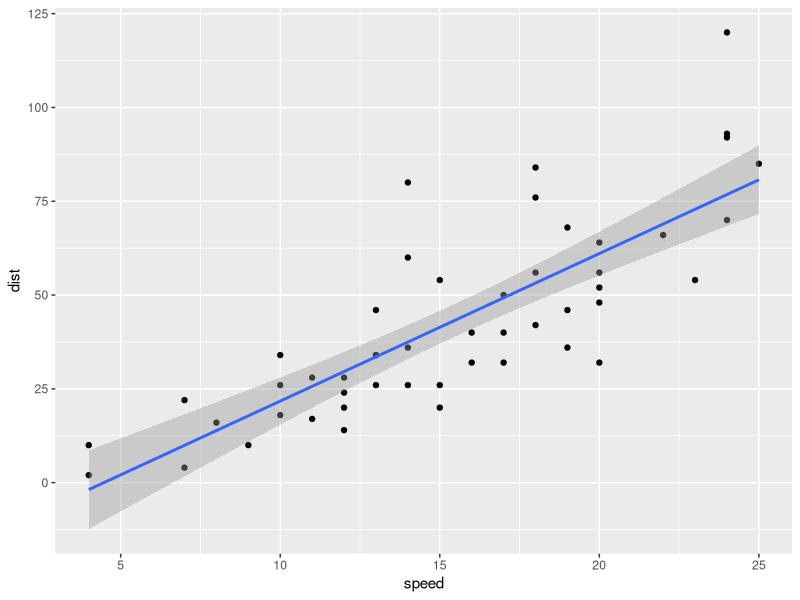
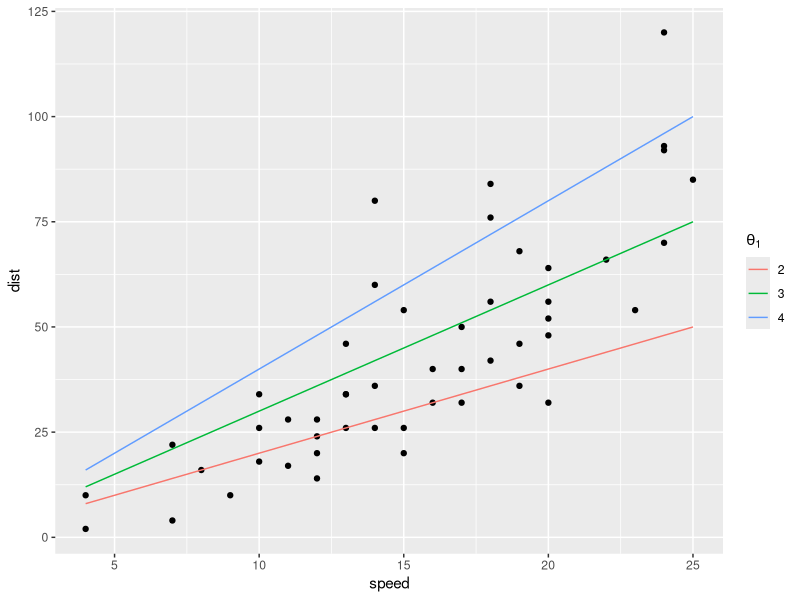
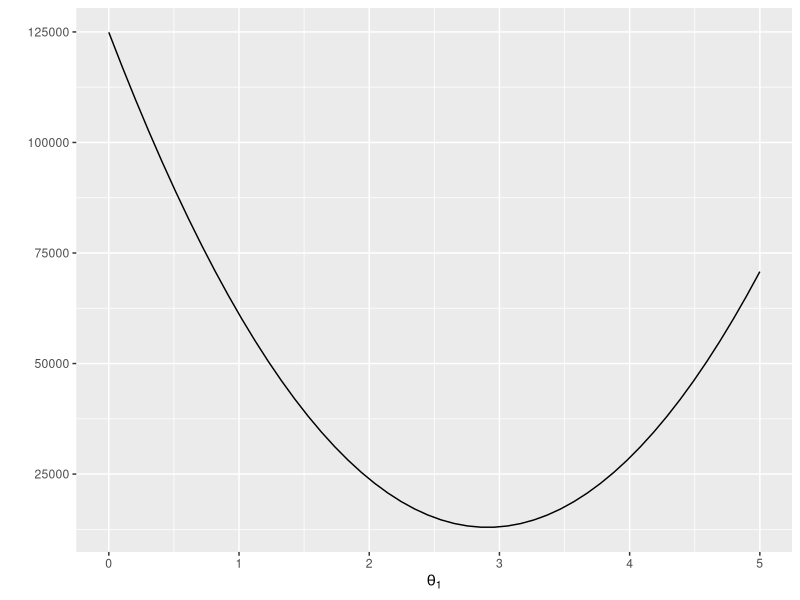
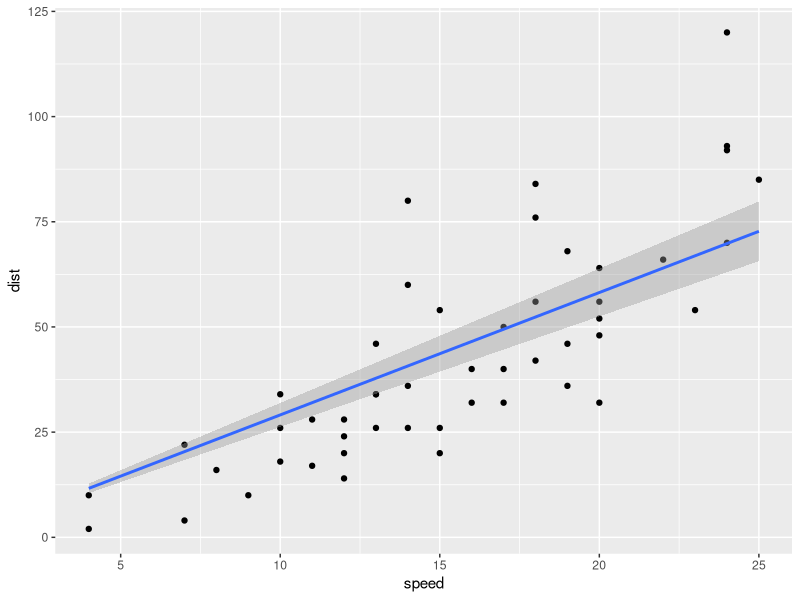
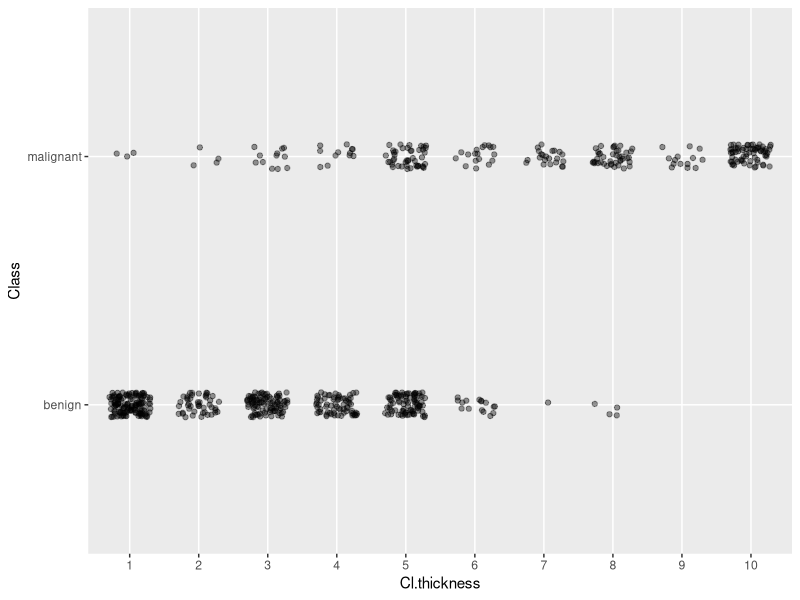
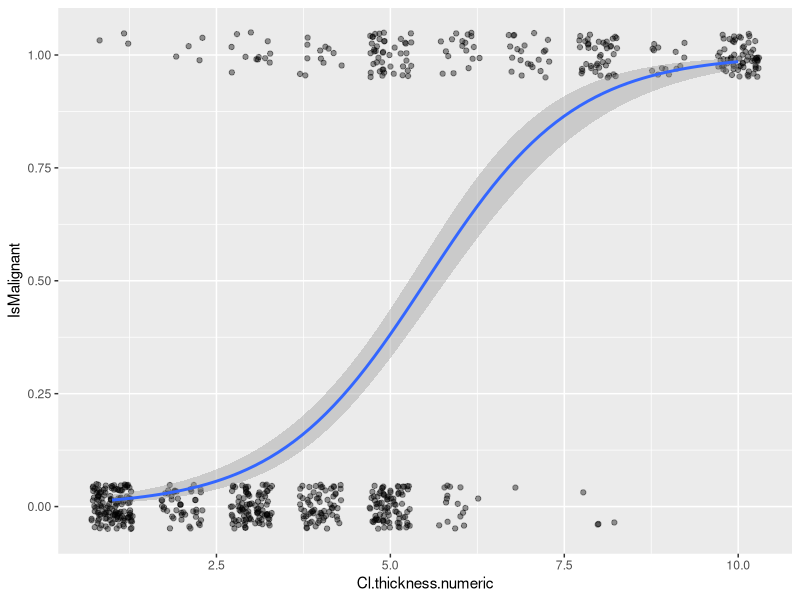
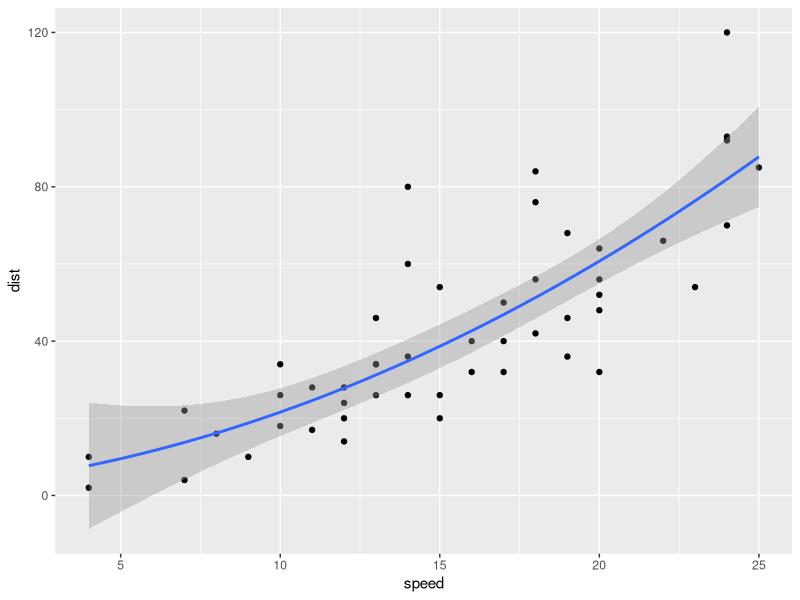
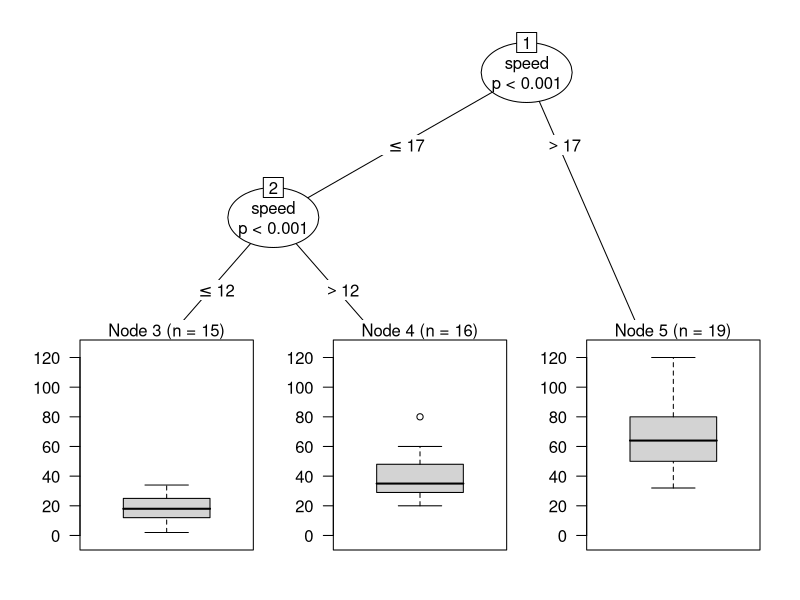

R code for these plots, in order:
## ------------------------------------------------------------------------
library(tidyverse)
cars %>% head

## ----dist-vs-speed,"Plot of breaking distance versus speed for cars."----
cars %>% ggplot(aes(x = speed, y = dist)) +
  geom_point() +
  geom_smooth(method = "lm")

## ------------------------------------------------------------------------
cars %>% lm(dist ~ speed, data = .) %>% summary

## ------------------------------------------------------------------------
cars %>% lm(dist ~ speed, data = .) %>% coefficients
cars %>% lm(dist ~ speed, data = .) %>% confint

## ----lin-regr "Prediction lines for different choices of parameters."----
# run the code together 
predict_dist <- function(speed, theta_1) 
  data.frame(speed = speed, 
             dist = theta_1 * speed, 
             theta = as.factor(theta_1))

cars %>% ggplot(aes(x = speed, y = dist, colour = theta)) +
  geom_point(colour = "black") +
  geom_line(data = predict_dist(cars$speed, 2)) +
  geom_line(data = predict_dist(cars$speed, 3)) +
  geom_line(data = predict_dist(cars$speed, 4)) +
  scale_color_discrete(name=expression(theta[1]))

## ----lin-regress  "Error values for different choices of parameters."----
thetas <- seq(0, 5, length.out = 50)
fitting_error <- Vectorize(function(theta) 
  sum((theta * cars$speed - cars$dist)**2)
)

data.frame(thetas = thetas, errors = fitting_error(thetas)) %>%
  ggplot(aes(x = thetas, y = errors)) +
  geom_line() +
  xlab(expression(theta[1])) + ylab("")

## ------------------------------------------------------------------------
# no intercept ?
cars %>% lm(dist ~ speed - 1, data = .) %>% coefficients

## ----lin-regress-best-    "Best regression line going through (0,0)."----
cars %>% ggplot(aes(x = speed, y = dist)) +
  geom_point() +
  geom_smooth(method = "lm", formula = y ~ x - 1)

## ------------------------------------------------------------------------
library(mlbench)
data("BreastCancer")
BreastCancer %>% head

## ----breast_cancer_data, fig.cap="Breast cancer class versus clump thickness"----
BreastCancer %>% 
  ggplot(aes(x = Cl.thickness, y = Class)) +
  geom_jitter(height = 0.05, width = 0.3, alpha=0.4)

## ----breast_cancer   "Logistic regression fit to breast cancer data."----
BreastCancer %>% 
  mutate(Cl.thickness.numeric = 
                as.numeric(as.character(Cl.thickness))) %>%
  mutate(IsMalignant = ifelse(Class == "benign", 0, 1)) %>%
  ggplot(aes(x = Cl.thickness.numeric, y = IsMalignant)) +
  geom_jitter(height = 0.05, width = 0.3, alpha=0.4) +
  geom_smooth(method = "glm", 
              method.args = list(family = "binomial"))

## ---- warnings=FALSE-----------------------------------------------------
BreastCancer %>% 
  mutate(Cl.thickness.numeric = 
                as.numeric(as.character(Cl.thickness))) %>%
  mutate(IsMalignant = ifelse(Class == "benign", 0, 1)) %>%
  glm(IsMalignant ~ Cl.thickness.numeric, 
      family = "binomial",
      data = .) 

## ------------------------------------------------------------------------
cars %>%
  model.matrix(dist ~ speed, data = .) %>%
  head(5)

## ------------------------------------------------------------------------
cars %>%
  model.matrix(dist ~ speed - 1, data = .) %>%
  head(5)

## ------------------------------------------------------------------------
BreastCancer %>%
  mutate(Cl.thickness.numeric =
           as.numeric(as.character(Cl.thickness)),
         Cell.size.numeric =
           as.numeric(as.character(Cell.size))) %>%
  mutate(IsMalignant = ifelse(Class == "benign", 0, 1)) %>%
  model.matrix(IsMalignant ~ Cl.thickness.numeric + Cell.size.numeric,
               data = .) %>%
  head(5)

## ------------------------------------------------------------------------
BreastCancer %>%
  mutate(Cl.thickness.numeric =
           as.numeric(as.character(Cl.thickness)),
         Cell.size.numeric =
           as.numeric(as.character(Cell.size))) %>%
  mutate(IsMalignant = ifelse(Class == "benign", 0, 1)) %>%
  glm(IsMalignant ~ Cl.thickness.numeric + Cell.size.numeric,
      family = "binomial", 
      data = .)

## ------------------------------------------------------------------------
BreastCancer %>%
  mutate(IsMalignant = ifelse(Class == "benign", 0, 1)) %>%
  model.matrix(IsMalignant ~ Bare.nuclei, data = .) %>%
  head(5)

## ------------------------------------------------------------------------
BreastCancer %>%
  mutate(IsMalignant = ifelse(Class == "benign", 0, 1)) %>%
  model.matrix(IsMalignant ~ Cl.thickness, data = .) %>%
  head(5)

## ------------------------------------------------------------------------
BreastCancer %>%
  mutate(Cl.thickness.numeric =
           as.numeric(as.character(Cl.thickness)),
         Cell.size.numeric =
           as.numeric(as.character(Cell.size))) %>%
  mutate(IsMalignant = ifelse(Class == "benign", 0, 1)) %>%
  model.matrix(IsMalignant ~ Cl.thickness.numeric * Cell.size.numeric,
               data = .) %>%
  head(5)

## ------------------------------------------------------------------------
BreastCancer %>%
  mutate(Cl.thickness.numeric =
           as.numeric(as.character(Cl.thickness))) %>%
  mutate(IsMalignant = ifelse(Class == "benign", 0, 1)) %>%
  model.matrix(IsMalignant ~ Cl.thickness.numeric * Bare.nuclei, data = .) %>%
  head(3)

## ------------------------------------------------------------------------
BreastCancer %>%
  mutate(Cl.thickness.numeric =
           as.numeric(as.character(Cl.thickness))) %>%
  mutate(IsMalignant = ifelse(Class == "benign", 0, 1)) %>%
  model.matrix(IsMalignant ~ Cl.thickness.numeric : Bare.nuclei, data = .) %>%
  head(3)

## ------------------------------------------------------------------------
cars %>%
  model.matrix(dist ~ speed + speed^2, data = .) %>%
  head

## ------------------------------------------------------------------------
# need I()
cars %>%
  model.matrix(dist ~ speed + I(speed^2), data = .) %>%
  head

## ------------------------------------------------------------------------
cars %>% lm(dist ~ speed + I(speed^2), data = .) %>%
  summary

## ----polynomial-cars, fig.cap="The cars data fitted to a second degree polynomial."----
cars %>% ggplot(aes(x = speed, y = dist)) +
  geom_point() +
  geom_smooth(method = "lm", formula = y ~ x + I(x^2))

## ------------------------------------------------------------------------
line <- cars %>% lm(dist ~ speed, data = .)
poly <- cars %>% lm(dist ~ speed + I(speed^2), data = .)

predict(line, cars) %>% head
predict(poly, cars) %>% head

## ------------------------------------------------------------------------
rmse <- function(x,t) sqrt(mean(sum((t - x)^2)))

rmse(predict(line, cars), cars$dist)
rmse(predict(poly, cars), cars$dist)

## ------------------------------------------------------------------------
training_data <- cars[1:25,]
test_data <- cars[26:50,]

line <- training_data %>% lm(dist ~ speed, data = .)
poly <- training_data %>% lm(dist ~ speed + I(speed^2), data = .)

rmse(predict(line, test_data), test_data$dist)
rmse(predict(poly, test_data), test_data$dist)

## ------------------------------------------------------------------------
sampled_cars <- cars %>%
  mutate(training = sample(0:1, nrow(cars), replace = TRUE))

sampled_cars %>% head

## ------------------------------------------------------------------------
training_data <- sampled_cars %>% filter(training == 1)
test_data <- sampled_cars %>% filter(training == 0)

training_data %>% head
test_data %>% head

## ------------------------------------------------------------------------
line <- training_data %>% lm(dist ~ speed, data = .)
poly <- training_data %>% lm(dist ~ speed + I(speed^2), data = .)

rmse(predict(line, test_data), test_data$dist)
rmse(predict(poly, test_data), test_data$dist)

## ------------------------------------------------------------------------
formatted_data <- BreastCancer %>%
  mutate(Cl.thickness.numeric =
           as.numeric(as.character(Cl.thickness)),
         Cell.size.numeric =
           as.numeric(as.character(Cell.size))) %>%
  mutate(IsMalignant = ifelse(Class == "benign", 0, 1)) 

fitted_model <- formatted_data %>%
  glm(IsMalignant ~ Cl.thickness.numeric + Cell.size.numeric, 
      family = "binomial",
      data = .)

## ------------------------------------------------------------------------
predict(fitted_model, formatted_data, type = "response") %>% head

## ------------------------------------------------------------------------
classify <- function(probability) ifelse(probability < 0.5, 0, 1)
classified_malignant <- classify(predict(fitted_model, formatted_data))

## ------------------------------------------------------------------------
table(formatted_data$IsMalignant, classified_malignant)

## ------------------------------------------------------------------------
table(formatted_data$IsMalignant, classified_malignant,
      dnn=c("Data", "Predictions"))

## ------------------------------------------------------------------------
classify <- function(probability){
  ifelse(probability < 0.5, "benign", "malignant")
}
classified <- classify(predict(fitted_model, formatted_data))

table(formatted_data$Class, classified,
      dnn=c("Data", "Predictions"))

## ------------------------------------------------------------------------
confusion_matrix <- table(formatted_data$Class, classified,
                          dnn=c("Data", "Predictions"))

(accuracy <- sum(diag(confusion_matrix))/sum(confusion_matrix))

## ------------------------------------------------------------------------
table(BreastCancer$Class)

## ------------------------------------------------------------------------
tbl <- table(BreastCancer$Class)
tbl["benign"] / sum(tbl)

## ------------------------------------------------------------------------
table(BreastCancer$Class, sample(BreastCancer$Class))

## ------------------------------------------------------------------------
accuracy <- function(confusion_matrix){
  sum(diag(confusion_matrix))/sum(confusion_matrix)
}
replicate(8, accuracy(table(BreastCancer$Class, 
                            sample(BreastCancer$Class))))

## ------------------------------------------------------------------------
(specificity <- confusion_matrix[1,1]/
  (confusion_matrix[1,1] + confusion_matrix[1,2]))

## ------------------------------------------------------------------------
(sensitivity <- confusion_matrix[2,2]/
  (confusion_matrix[2,1] + confusion_matrix[2,2]))

## ------------------------------------------------------------------------
specificity <- function(confusion_matrix){
  confusion_matrix[1,1]/(confusion_matrix[1,1]+confusion_matrix[1,2])
}
sensitivity <- function(confusion_matrix){ 
  confusion_matrix[2,2]/(confusion_matrix[2,1]+confusion_matrix[2,2])
}
prediction_summary <- function(confusion_matrix){ 
  c("accuracy" = accuracy(confusion_matrix),
    "specificity" = specificity(confusion_matrix),
    "sensitivity" = sensitivity(confusion_matrix))
}
random_prediction_summary <- function(){
  prediction_summary(table(BreastCancer$Class,
                           sample(BreastCancer$Class)))
}
replicate(3, random_prediction_summary())

## ------------------------------------------------------------------------
confusion_matrix[2,1] / sum(confusion_matrix[,1])

## ------------------------------------------------------------------------
confusion_matrix[1,1] / sum(confusion_matrix[,1])

## ------------------------------------------------------------------------
confusion_matrix[2,2] / sum(confusion_matrix[,2])
confusion_matrix[1,2] / sum(confusion_matrix[,2])

## ------------------------------------------------------------------------
permuted_cars <- cars[sample(1:nrow(cars)),]
permuted_cars %>% head(3)

## ------------------------------------------------------------------------
permute_rows <- function(df) df[sample(1:nrow(df)),]

## ------------------------------------------------------------------------
permuted_cars <- cars %>% permute_rows

## ------------------------------------------------------------------------
group_data <- function(df, n) {
  groups <- rep(1:n, each = nrow(df)/n)
  split(df, groups)
}

## ------------------------------------------------------------------------
cars %>% permute_rows %>% group_data(5) %>% head(1)

## ------------------------------------------------------------------------
grouped_cars <- cars %>% permute_rows %>% group_data(5)
grouped_cars[[1]] # need a random seed ?

## ------------------------------------------------------------------------
grouped_cars[1]

## ------------------------------------------------------------------------
grouped_cars[[1]] %>%
  lm(dist ~ speed, data = .) %>%
  .$coefficients

## ------------------------------------------------------------------------
estimates <- grouped_cars[[1]] %>%
  lm(dist ~ speed, data = .) %>%
  .$coefficients

# linear model on each group
for (i in 2:length(grouped_cars)) {
  group_estimates <- grouped_cars[[i]] %>%
    lm(dist ~ speed, data = .) %>%
    .$coefficients
  estimates <- rbind(estimates, group_estimates)
}

estimates

## ---- echo=FALSE, warning=FALSE------------------------------------------
suppressPackageStartupMessages(library(purrr, quietly = TRUE))

## ------------------------------------------------------------------------
estimates <- grouped_cars %>% 
  map(. %>% lm(dist ~ speed, data = .) %>% .$coefficients)

estimates # equivalent to 'for loops'

## ------------------------------------------------------------------------
estimates <- grouped_cars %>% 
  map(. %>% lm(dist ~ speed, data = .) %>% .$coefficients) %>%
  do.call("rbind", .)

estimates

## ------------------------------------------------------------------------
cross_validation_groups <- function(grouped_df) {
  result <- vector(mode = "list", length = length(grouped_df))
  for (i in seq_along(grouped_df)) {
    result[[i]] <- grouped_df[-i] %>% do.call("rbind", .)
  }
  result
}

## ------------------------------------------------------------------------
cars %>% 
  permute_rows %>% 
  group_data(5) %>% 
  cross_validation_groups %>% 
  map(. %>% lm(dist ~ speed, data = .) %>% .$coefficients) %>%
  do.call("rbind", .)

## ------------------------------------------------------------------------
cross_validation_split <- function(grouped_df) {
  result <- vector(mode = "list", length = length(grouped_df))
  for (i in seq_along(grouped_df)) {
    training <- grouped_df[-i] %>% do.call("rbind", .)
    test <- grouped_df[[i]]
    result[[i]] <- list(training = training, test = test)
  }
  result
}

## ------------------------------------------------------------------------
prediction_accuracy_cars <- function(test_and_training) {
  result <- vector(mode = "numeric", 
                   length = length(test_and_training))
  for (i in seq_along(test_and_training)) {
    training <- test_and_training[[i]]$training
    test <- test_and_training[[i]]$test
    model <- training %>% lm(dist ~ speed, data = .)
    predictions <- test %>% predict(model, data = .)
    targets <- test$dist
    result[i] <- rmse(targets, predictions)
  }
  result
}

## ------------------------------------------------------------------------
cars %>% 
  permute_rows %>% 
  group_data(5) %>% 
  cross_validation_split %>% 
  prediction_accuracy_cars

## ------------------------------------------------------------------------
random_group <- function(n, probs) {
  probs <- probs / sum(probs)
  g <- findInterval(seq(0, 1, length = n), c(0, cumsum(probs)),
                    rightmost.closed = TRUE)
  names(probs)[sample(g)]
}

## ------------------------------------------------------------------------
random_group(8, c(training = 0.5, test = 0.5))
random_group(8, c(training = 0.5, test = 0.5))

## ------------------------------------------------------------------------
random_group(8, c(training = 0.8, test = 0.2))

## ------------------------------------------------------------------------
partition <- function(df, n, probs) {
  replicate(n, split(df, random_group(nrow(df), probs)), FALSE)
}

## ------------------------------------------------------------------------
random_cars <- cars %>% partition(4, c(training = 0.5, test = 0.5))

## ------------------------------------------------------------------------
random_cars %>% prediction_accuracy_cars

## ------------------------------------------------------------------------
library(rpart)

model <- cars %>% rpart(dist ~ speed, data = .) 
rmse(predict(model, cars), cars$dist)

## ------------------------------------------------------------------------
model <- BreastCancer %>%
  rpart(Class ~ Cl.thickness, data = .)

## ------------------------------------------------------------------------
predict(model, BreastCancer) %>% head

## ------------------------------------------------------------------------
predicted_class <- predict(model, BreastCancer) %>% 
  as.data.frame %>%
  mutate(benign = ifelse(benign > 0.5, "benign", "malignant")) # add mutate

table(BreastCancer$Class, predicted_class$benign) # $benign added

## ---- echo=FALSE, warning=FALSE------------------------------------------
suppressPackageStartupMessages(library(party, quietly = TRUE))

## ------------------------------------------------------------------------
model <- cars %>% ctree(dist ~ speed, data = .)
rmse(predict(model, cars), cars$dist)

## ------------------------------------------------------------------------
model <- BreastCancer %>%
  ctree(Class ~ Cl.thickness, data = .)

predict(model, BreastCancer) %>% head

table(BreastCancer$Class, predict(model, BreastCancer))

## ----cars_ctree_plot, fig.cap="Plot of the cars decision tree."----------
cars %>% ctree(dist ~ speed, data = .) %>% plot

## ---- echo=FALSE, warning=FALSE------------------------------------------
suppressPackageStartupMessages(library(randomForest, quietly = TRUE))

## ------------------------------------------------------------------------
model <- cars %>% randomForest(dist ~ speed, data = .)
rmse(predict(model, cars), cars$dist)

## ------------------------------------------------------------------------
model <- BreastCancer %>%
  randomForest(Class ~ Cl.thickness, data = .)

predict(model, BreastCancer) %>% head

table(BreastCancer$Class, predict(model, BreastCancer))

## ---- echo=FALSE, warning=FALSE------------------------------------------
suppressPackageStartupMessages(library(nnet, quietly = TRUE))

## ------------------------------------------------------------------------
model <- cars %>% nnet(dist ~ speed, data = ., size = 5) 
rmse(predict(model, cars), cars$dist)

## ------------------------------------------------------------------------
model <- BreastCancer %>%
  nnet(Class ~ Cl.thickness, data = ., size = 5)

## ------------------------------------------------------------------------
predict(model, BreastCancer) %>% head

## ------------------------------------------------------------------------
predicted_class <- predict(model, BreastCancer) %>%
  { ifelse(. < 0.5, "benign", "malignant") }

table(BreastCancer$Class, predicted_class)

## ---- echo=FALSE, warning=FALSE------------------------------------------
suppressPackageStartupMessages(library(kernlab, quietly = TRUE))

## ------------------------------------------------------------------------
model <- cars %>% ksvm(dist ~ speed, data = .)
rmse(predict(model, cars), cars$dist)

## ------------------------------------------------------------------------
model <- BreastCancer %>%
  ksvm(Class ~ Cl.thickness, data = .)

predict(model, BreastCancer) %>% head

table(BreastCancer$Class, predict(model, BreastCancer))

## ---- echo=FALSE, warning=FALSE------------------------------------------
suppressPackageStartupMessages(library(e1071, quietly = TRUE))

## ------------------------------------------------------------------------
model <- BreastCancer %>%
  naiveBayes(Class ~ Cl.thickness, data = .)

predict(model, BreastCancer) %>% head

table(BreastCancer$Class, predict(model, BreastCancer))
